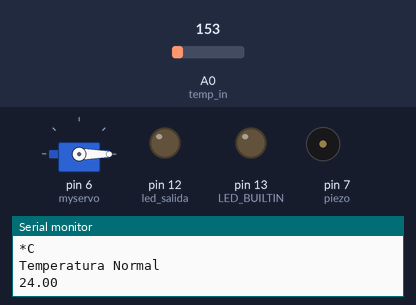
Bench run of a sketch on a simulated Arduino Uno, built with avr-gcc and run on an emulated ATmega328P. Shown: servo, output pins drawn as LEDs (lit = HIGH), buzzer (waves = sounding, pin HIGH), the last lines printed to the serial monitor. The inputs (shaded band) are chosen by the test bench; at power-on: A0 (temp_in) = 153.

Above: at 1.2 s.
1.3 s: A0 (temp_in) set to 192
2.8 s: A0 (temp_in) set to 221
At 3.9 s:
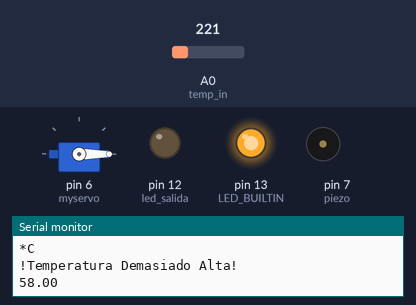
Timing chart, 0 to 5.8 s (numbered marks = the images above; inputs shaded):
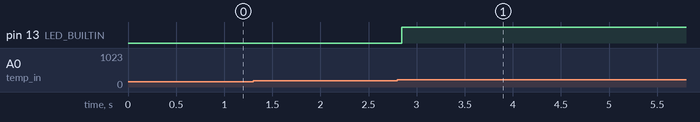

Measured:
- the behaviour switches between 204 and 205 on A0 (temp_in) (found by bisection; images 0 and 1)
- after the input at 2.8 s, pin 13 (LED_BUILTIN): LOW → HIGH after 0.05 s

The sketch:

temperatura_TMP36.ino
```cpp
// C++ code
//Programa para monitorear el nivel de temperatura mediante un sensor tmp36
//
#include <Servo.h>

#define led_salida 12
#define temp_in A0
#define piezo 7


Servo myservo;  //creamos un objeto servo
int sensTemp;   // entero 20 - 358 segun el sensor
float valorTemp;  // °C

void setup()
{
  myservo.attach(6);  // asignamos el pin 6 al servo.

  pinMode(led_salida, OUTPUT);
  pinMode(LED_BUILTIN, OUTPUT);
  pinMode(piezo, OUTPUT);
  pinMode(temp_in, INPUT);

  Serial.begin(9600);
}

void loop(){

  sensTemp = analogRead(temp_in);
  valorTemp = map(sensTemp, 20, 358, -40, 125);
  Serial.println(valorTemp);
  Serial.println("*C");

  if((valorTemp >= 50) && (valorTemp <= 60)){
  	Serial.println("!Temperatura Demasiado Alta!");
    digitalWrite(LED_BUILTIN,HIGH);


  }else if(valorTemp > 60){
    myservo.write(90);

    digitalWrite(led_salida,HIGH);
	digitalWrite(piezo, HIGH);

    Serial.println("!Alerta, Personal en Peligro!");

  } else {
    myservo.write(0);

	digitalWrite(led_salida, LOW);
    digitalWrite(piezo,LOW);
    digitalWrite(LED_BUILTIN,LOW);

    Serial.println("Temperatura Normal");

  }


}
```
